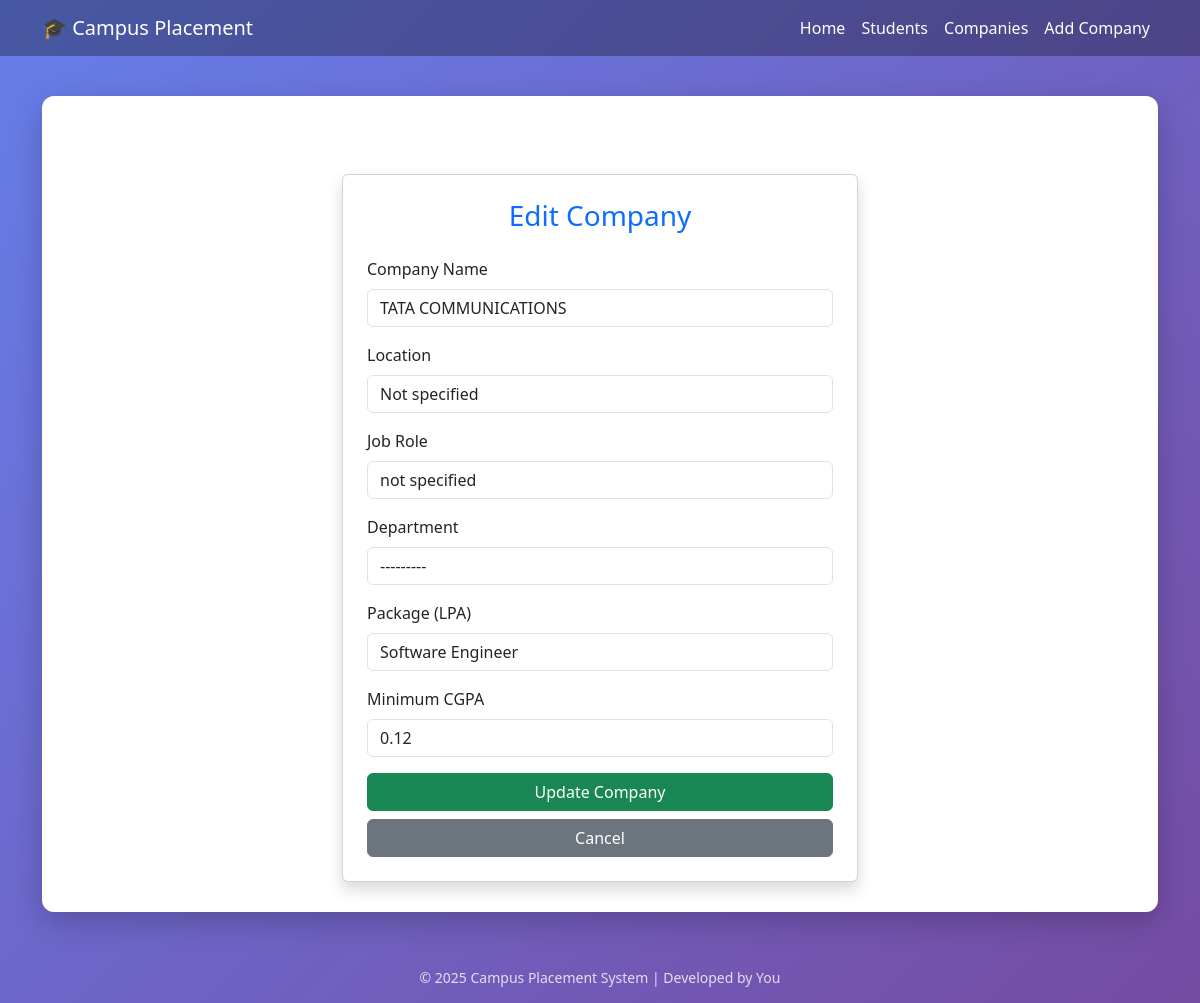
The app's page /company/edit/2/ with its own data.
### placement/models.py (models this page shows, shortened)
class Company(models.Model):
    name = models.CharField(max_length=200)
    location = models.CharField(max_length=200)
    job_role = models.CharField(max_length=200)
    department = models.CharField(
        max_length=10,
        choices=DEPARTMENT_CHOICES
    )
    package = models.CharField(max_length=50)  # Example: 4 LPA
    min_cgpa = models.DecimalField(
        max_digits=4,
        decimal_places=2
    )

### placement/views.py (the view)
def edit_company(request, company_id):
    company = get_object_or_404(Company, id=company_id)
    if request.method == "POST":
        form = CompanyForm(request.POST, instance=company)
        if form.is_valid():
            company = form.save(commit=False)
            normalized_dept = normalize_department(company.department)
            if not normalized_dept:
                return HttpResponse("Invalid department")
            company.department = normalized_dept
            company.save()
            return redirect("view_companies")
    else:
        form = CompanyForm(instance=company)
    return render(request, "placement/edit_company.html", {"form": form})

### placement/forms.py
class CompanyForm(forms.ModelForm):
    class Meta:
        model = Company
        fields = [
            'name',
            'location',
            'job_role',
            'department',
            'package',
            'min_cgpa'
        ]
        widgets = {
            'name': forms.TextInput(attrs={
                'class': 'form-control',
                'placeholder': 'Company Name'
            }),
            'location': forms.TextInput(attrs={
                'class': 'form-control',
                'placeholder': 'Company Location'
            }),
            'job_role': forms.TextInput(attrs={
                'class': 'form-control',
                'placeholder': 'Job Role'
            }),
            'department': forms.Select(attrs={
                'class': 'form-control'
            }),
            'package': forms.TextInput(attrs={
                'class': 'form-control',
                'placeholder': 'Eg: 4 LPA'
            }),
            'min_cgpa': forms.NumberInput(attrs={
                'class': 'form-control',
                'step': '0.01',
                'placeholder': 'Eg: 6.5'
            }),
        }

### placement/templates/placement/edit_company.html (shortened to what this page needs)
{% extends 'placement/base.html' %}
{% block content %}
<div class="row justify-content-center mt-5">
    <div class="col-md-6">
        <div class="card shadow p-4">
            <h3 class="text-center text-primary mb-4">
                Edit Company
            </h3>
            <form method="POST">
                <div class="mb-3">
                    <label class="form-label">Company Name</label>
                    {{ form.name }}
                </div>
                <div class="mb-3">
                    <label class="form-label">Location</label>
                    {{ form.location }}
                </div>
                <div class="mb-3">
                    <label class="form-label">Job Role</label>
                    {{ form.job_role }}
                </div>
                <div class="mb-3">
                    <label class="form-label">Department</label>
                    {{ form.department }}
                </div>
                <div class="mb-3">
                    <label class="form-label">Package (LPA)</label>
                    {{ form.package }}
                </div>
                <div class="mb-3">
                    <label class="form-label">Minimum CGPA</label>
                    {{ form.min_cgpa }}
                </div>
                <button type="submit" class="btn btn-success w-100">
                    Update Company
                </button>
                <a href="{% url 'view_companies' %}"
                   class="btn btn-secondary w-100 mt-2">
                    Cancel
                </a>
            </form>
        </div>
    </div>
</div>
{% endblock %}

### placement/templates/placement/base.html (style rules this page uses)
body { min-height: 100vh; background: linear-gradient(135deg, #667eea, #764ba2); font-family: 'Segoe UI', Tahoma, Geneva, Verdana, sans-serif; }

### records on screen
Company: name "TATA COMMUNICATIONS", location "Not specified", job_role "not specified", department "---------", package "Software Engineer", min_cgpa "0.12"
